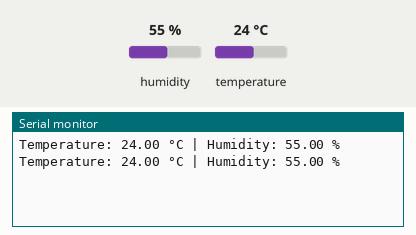
Simulated run of this sketch. Board: Arduino Uno, built with avr-gcc and run on an emulated ATmega328P. On the bench: the last lines printed to the serial monitor. The inputs (shaded band) are chosen by the test bench; at power-on: humidity 55 %, temperature 24 °C.

Above: at 4.8 s.
4.9 s: humidity set to 22 %
At 6.7 s:
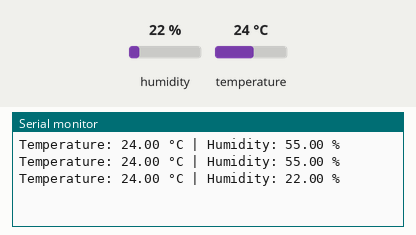
7.9 s: temperature set to 12 °C
At 8.5 s:
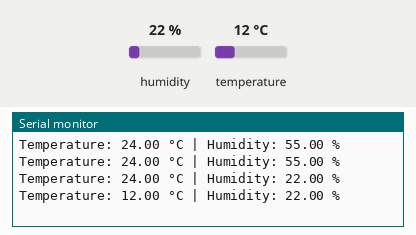
10.9 s: humidity set to 40 %
At 13.2 s:
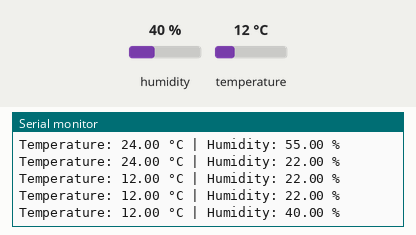
Timing chart, 0 to 14.7 s (numbered marks = the images above; inputs shaded):
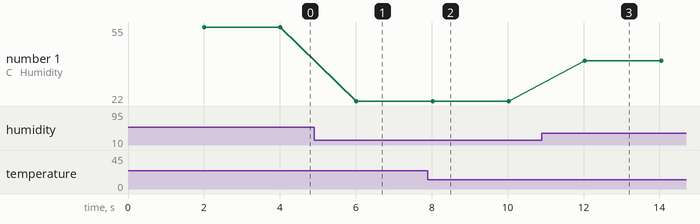

Measured:
- after the input at 4.9 s, the serial monitor: prints a new line after 1.1 s (image 1)
- after the input at 7.9 s, the serial monitor: prints a new line after 0.12 s (image 2)
- after the input at 10.9 s, the serial monitor: prints a new line after 1.1 s (image 3)
- plotted number 1: 55 → 22 after the input at 4.9 s, 22 → 40 after the input at 10.9 s

The sketch:

temerpature_logger.ino
```cpp
#include "DHT.h"

// Pin and type configuration
#define DHTPIN 2 // Data pin connected to D2
#define DHTTYPE DHT22

// Initialize the DHT sensor
DHT dht(DHTPIN, DHTTYPE);

void setup() {
  Serial.begin(9600);
  dht.begin();
}

void loop() {
  // Wait a few seconds between readings
  delay(2000);

  // Read temperature and humidity
  float humidity = dht.readHumidity();
  float temperature = dht.readTemperature(); // Celcius

  // Check if readings are valid
  if (isnan(humidity) || isnan(temperature)) {
    Serial.println("Failed to read from DHT sensor!");
    return;
  }

  Serial.print("Temperature: ");
  Serial.print(temperature);
  Serial.print(" °C | Humidity: ");
  Serial.print(humidity);
  Serial.println(" %");
}
```
